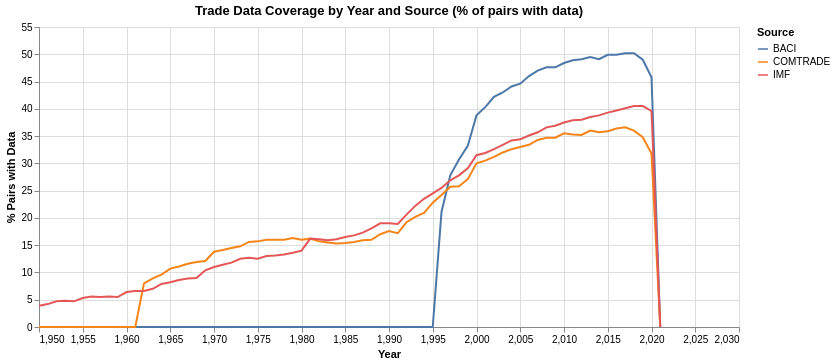

The notebook cell this image was saved under:
### Code cell
# Visualize trade coverage over time
year_coverage = combine(groupby(grav, :year),
    nrow => :n_pairs,
    :tradeflow_baci => (x -> round(100 * count(!ismissing, x) / length(x), digits=1)) => :baci_pct,
    :tradeflow_comtrade_o => (x -> round(100 * count(!ismissing, x) / length(x), digits=1)) => :comtrade_pct,
    :tradeflow_imf_o => (x -> round(100 * count(!ismissing, x) / length(x), digits=1)) => :imf_pct
)
sort!(year_coverage, :year)

# Reshape for VegaLite
cov_long = vcat(
    DataFrame(year=year_coverage.year, pct=year_coverage.baci_pct, source=fill("BACI", nrow(year_coverage))),
    DataFrame(year=year_coverage.year, pct=year_coverage.comtrade_pct, source=fill("COMTRADE", nrow(year_coverage))),
    DataFrame(year=year_coverage.year, pct=year_coverage.imf_pct, source=fill("IMF", nrow(year_coverage)))
)

cov_long |> @vlplot(
    width=700, height=300,
    title="Trade Data Coverage by Year and Source (% of pairs with data)",
    mark={:line, strokeWidth=2},
    x={field=:year, type=:quantitative, title="Year"},
    y={field=:pct, type=:quantitative, title="% Pairs with Data"},
    color={field=:source, type=:nominal, title="Source"}
)

### Figure 1 — Vega specification as saved in the notebook (floating-point values rounded to 4 significant figures; data arrays with more than 128 entries replaced by an {"elided": "..."} marker saying what was removed)
{"$schema": "https://vega.github.io/schema/vega/v5.json", "axes": [{"aria": false, "domain": false, "grid": true, "gridScale": "y", "labels": false, "maxExtent": 0, "minExtent": 0, "orient": "bottom", "scale": "x", "tickCount": {"signal": "ceil(width/40)"}, "ticks": false, "zindex": 0}, {"aria": false, "domain": false, "grid": true, "gridScale": "x", "labels": false, "maxExtent": 0, "minExtent": 0, "orient": "left", "scale": "y", "tickCount": {"signal": "ceil(height/40)"}, "ticks": false, "zindex": 0}, {"grid": false, "labelFlush": true, "labelOverlap": true, "orient": "bottom", "scale": "x", "tickCount": {"signal": "ceil(width/40)"}, "title": "Year", "zindex": 0}, {"grid": false, "labelOverlap": true, "orient": "left", "scale": "y", "tickCount": {"signal": "ceil(height/40)"}, "title": "% Pairs with Data", "zindex": 0}], "background": "white", "data": [{"name": "source_0", "values": {"elided": "216 records"}}, {"name": "data_0", "source": "source_0", "transform": [{"as": "year", "expr": "toNumber(datum[\"year\"])", "type": "formula"}]}], "height": 300, "legends": [{"stroke": "color", "symbolType": "stroke", "title": "Source"}], "marks": [{"encode": {"update": {"height": {"field": {"group": "height"}}, "width": {"field": {"group": "width"}}}}, "from": {"facet": {"data": "data_0", "groupby": ["source"], "name": "faceted_path_main"}}, "marks": [{"encode": {"update": {"defined": {"signal": "isValid(datum[\"year\"]) && isFinite(+datum[\"year\"]) && isValid(datum[\"pct\"]) && isFinite(+datum[\"pct\"])"}, "description": {"signal": "\"Year: \" + (format(datum[\"year\"], \"\")) + \"; % Pairs with Data: \" + (format(datum[\"pct\"], \"\")) + \"; Source: \" + (isValid(datum[\"source\"]) ? datum[\"source\"] : \"\"+datum[\"source\"])"}, "stroke": {"field": "source", "scale": "color"}, "strokeWidth": {"value": 2}, "x": {"field": "year", "scale": "x"}, "y": {"field": "pct", "scale": "y"}}}, "from": {"data": "faceted_path_main"}, "name": "marks", "sort": {"field": "datum[\"year\"]"}, "style": ["line"], "type": "line"}], "name": "pathgroup", "type": "group"}], "padding": 5, "scales": [{"domain": {"data": "data_0", "field": "year"}, "name": "x", "nice": true, "range": [0, {"signal": "width"}], "type": "linear", "zero": false}, {"domain": {"data": "data_0", "field": "pct"}, "name": "y", "nice": true, "range": [{"signal": "height"}, 0], "type": "linear", "zero": true}, {"domain": {"data": "data_0", "field": "source", "sort": true}, "name": "color", "range": "category", "type": "ordinal"}], "style": "cell", "title": {"frame": "group", "text": "Trade Data Coverage by Year and Source (% of pairs with data)"}, "width": 700}
